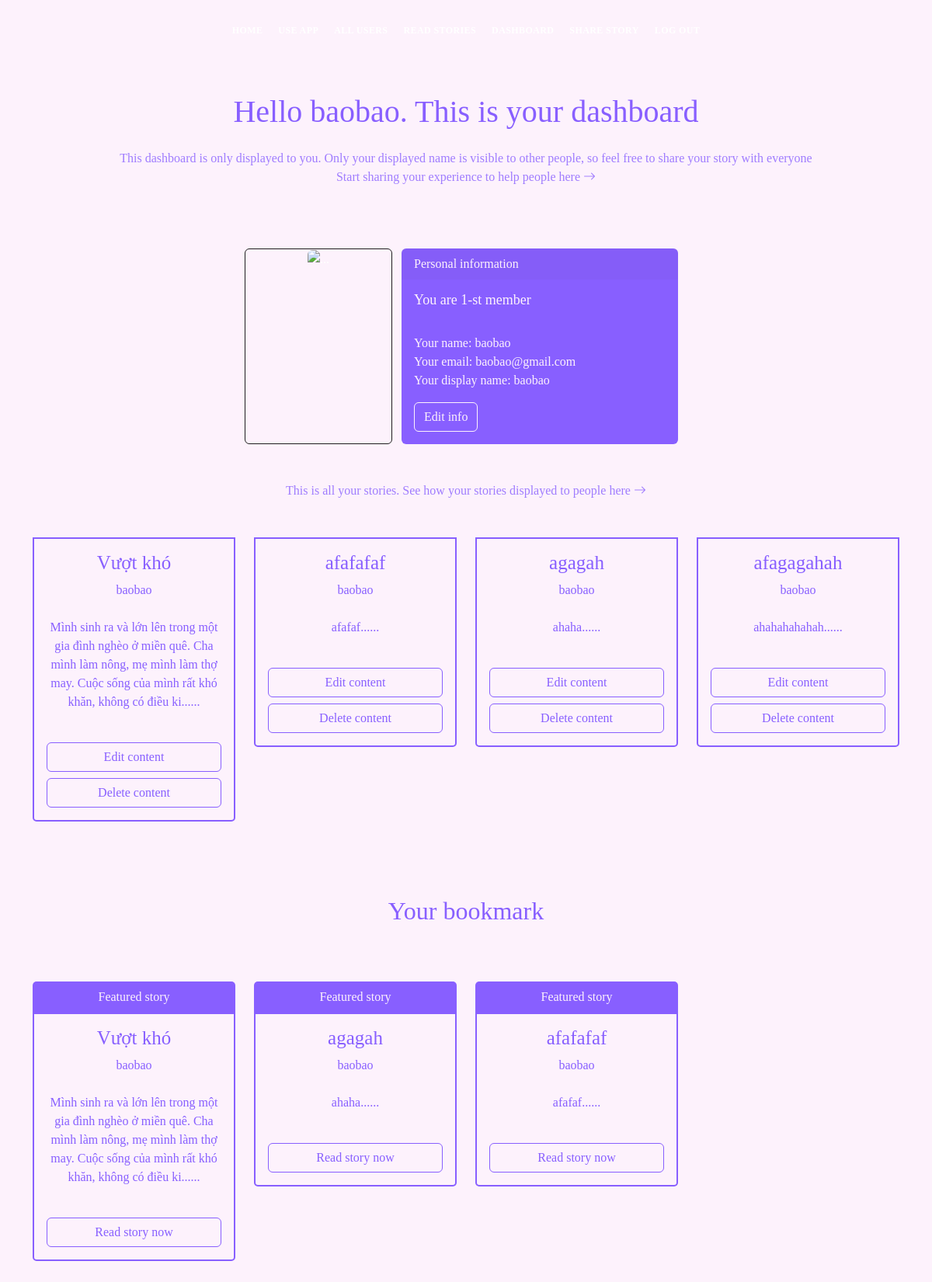
The app's page /dashboard/1 (signed in), older data.
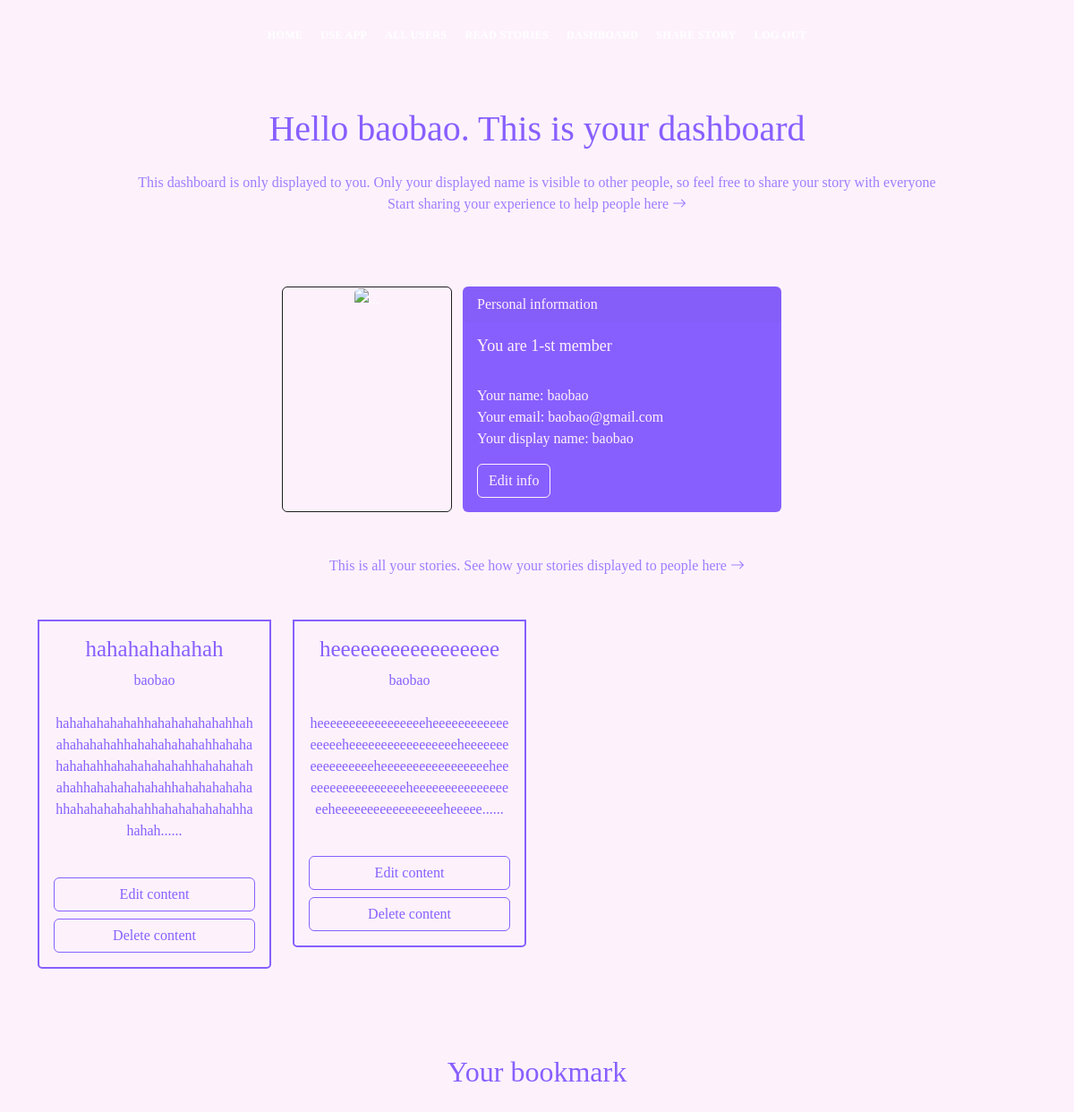
The same page, newer data.
### app.py (models this page shows, shortened)
class Blogs(db.Model):
    id = db.Column(db.Integer, primary_key=True)
    title = db.Column(db.String(255), nullable=False)
    content = db.Column(db.Text, nullable=False)
    date_posted = db.Column(db.DateTime, default=datetime.utcnow)
    blog_commented = db.relationship('Comments', backref='blog_commented')
    blog_reacted = db.relationship('Reactions', backref='blog_reacted')
    tags = db.relationship('Tags', backref='blog_tags')
    blog_bookmarked = db.relationship('BookMarks', backref='blog_bookmarked')
    poster_id = db.Column(db.Integer, db.ForeignKey('users.id'))

class Users(db.Model, UserMixin):
    id = db.Column(db.Integer, primary_key=True)
    name = db.Column(db.String(200), nullable=False)
    email =  db.Column(db.String(120), nullable=False, unique=True)
    user_name = db.Column(db.String(120), nullable=False)
    password_hash = db.Column(db.String(200))
    posts = db.relationship('Blogs', backref='poster')
    comments = db.relationship('Comments', backref='commenter')
    reacts = db.relationship('Reactions', backref='reacter')
    bookmarks = db.relationship('BookMarks', backref='bookmarker')
    @property
    def password():
        raise AttributeError('password is not a readable attribute')
    date_added = db.Column(db.DateTime, default=datetime.utcnow)

class BookMarks(db.Model):
    id = db.Column(db.Integer, primary_key=True)
    bookmark_state = db.Column(db.String(255), nullable=False)
    date_posted = db.Column(db.DateTime, default=datetime.utcnow)
    bookmarker_id = db.Column(db.Integer, db.ForeignKey('users.id'))
    blog_id = db.Column(db.Integer, db.ForeignKey('blogs.id'))

### app.py (the view)
@app.route("/dashboard/<int:id>", methods=["GET", "POST"])
@login_required
def dashboard(id):
    user = Users.query.get_or_404(id)
    all_blogs = Blogs.query.order_by(Blogs.date_posted)
    bookmarks = BookMarks.query.order_by(BookMarks.date_posted)
    return render_template('dashboard.html', user=user, all_blogs=all_blogs, bookmarks=bookmarks)

### app.py (called while the page is built)
@app.context_processor
def base():
    form = SearchForm()
    return dict(form=form)

@login_manager.user_loader
def load_user(user_id):
    return Users.query.get(int(user_id))

### templates/dashboard.html (shortened to what the changed rows need)
{% include 'navbar.html' %}
<div id="hero" class="hero route bg-image">
    <div class="hero-content display-table">
        <div class="table-cell-2">
            <h1 class="text-purple"> Hello {{user.name}}. This is your dashboard</h1>
            <div class="container mt-4">
                <div class="row mt-4">
                    {% for blog in all_blogs %}
                        {% if blog.poster.id == current_user.id %}
                            <div class="col-3 mt-4">
                                <div class="card">
                                    <div class="card-body card-primary-color">
                                        <h3 class="card-title-blog">{{blog.title[:20]}}</h3>
                                        <a href="{{url_for('other_user_blogs', id=blog.poster.id)}}"><p class="card-text">{{blog.poster.user_name}}</p></a>
                                        <p class="card-text mt-4">{{blog.content[:150]}}......</p>
                                        <br>
                                        <div class="d-grid gap-2">
                                            <a href="{{url_for('edit_blog', id=blog.id)}}" class="btn btn-outline-primary">Edit content</a>
                                            <a class="btn btn-outline-primary" data-bs-toggle="modal" data-bs-target="#deleteModal">Delete content</a>
                                        </div>
                                    </div>
                                </div>
                            </div>
                        {% endif %}
                    {% endfor %}
                </div>
            </div>
            <br><br><br>
            <br>
            <h2 class="text-purple">Your bookmark</h2>
            <div class="container mt-5">
                <div class="row">
                    {% for bookmark in bookmarks %}
                        {% if bookmark.bookmarker.id == current_user.id %}
                                <div class="col-3 mt-4">
                                    <div class="card">
                                        <div class="card-header card-secondary-color">
                                            Featured story
                                        </div>
                                        <div class="card-body card-primary-color">
                                            <h3 class="card-title-blog">{{bookmark.blog_bookmarked.title[:20]}}</h3>
                                            <a href="{{url_for('other_user_blogs', id=bookmark.bookmarker.id)}}"><p class="card-text">{{bookmark.bookmarker.user_name}}</p></a>
                                            <p class="card-text mt-4">{{bookmark.blog_bookmarked.content[:150]}}......</p>
                                            <br>
                                            <div class="d-grid gap-2">
                                                <a href="{{url_for('blog', id=bookmark.blog_bookmarked.id)}}" class="btn btn-outline-primary">Read story now</a>
                                            </div>
                                        </div>
                                    </div>
                                </div>
                        {% endif %}
                    {% endfor %}
                </div>
            </div>
            <br><br><br>
        </div>
    </div>
</div>

Row changes from the older to the newer data that the page shows:
removed Blogs: title "Vượt khó", poster.user_name "baobao", content "Mình sinh ra và lớn lên trong một gia đình nghèo ở miền quê. Cha mình làm nông, mẹ mình làm thợ may. Cuộc sống của mình rất khó khăn, không có điều ki"
removed Blogs: title "afafafaf", poster.user_name "baobao", content "afafaf"
removed Blogs: title "agagah", poster.user_name "baobao", content "ahaha"
removed Blogs: title "afagagahah", poster.user_name "baobao", content "ahahahahahah"
removed BookMarks: blog_bookmarked "Vượt khó", bookmarker.user_name "baobao", blog_bookmarked "Mình sinh ra và lớn lên trong một gia đình nghèo ở miền quê. Cha mình làm nông, mẹ mình làm thợ may. Cuộc sống của mình rất khó khăn, không có điều ki"
removed BookMarks: blog_bookmarked "agagah", bookmarker.user_name "baobao", blog_bookmarked "ahaha"
removed BookMarks: blog_bookmarked "afafafaf", bookmarker.user_name "baobao", blog_bookmarked "afafaf"
added Blogs: title "hahahahahahah", poster.user_name "baobao", content "hahahahahahahhahahahahahahhahahahahahahhahahahahahahhahahahahahahhahahahahahahhahahahahahahhahahahahahahhahahahahahahhahahahahahahhahahahahahahhahahah"
added Blogs: title "heeeeeeeeeeeeeeeee", poster.user_name "baobao", content "heeeeeeeeeeeeeeeeeheeeeeeeeeeeeeeeeeheeeeeeeeeeeeeeeeeheeeeeeeeeeeeeeeeeheeeeeeeeeeeeeeeeeheeeeeeeeeeeeeeeeeheeeeeeeeeeeeeeeeeheeeeeeeeeeeeeeeeeheeeee"
